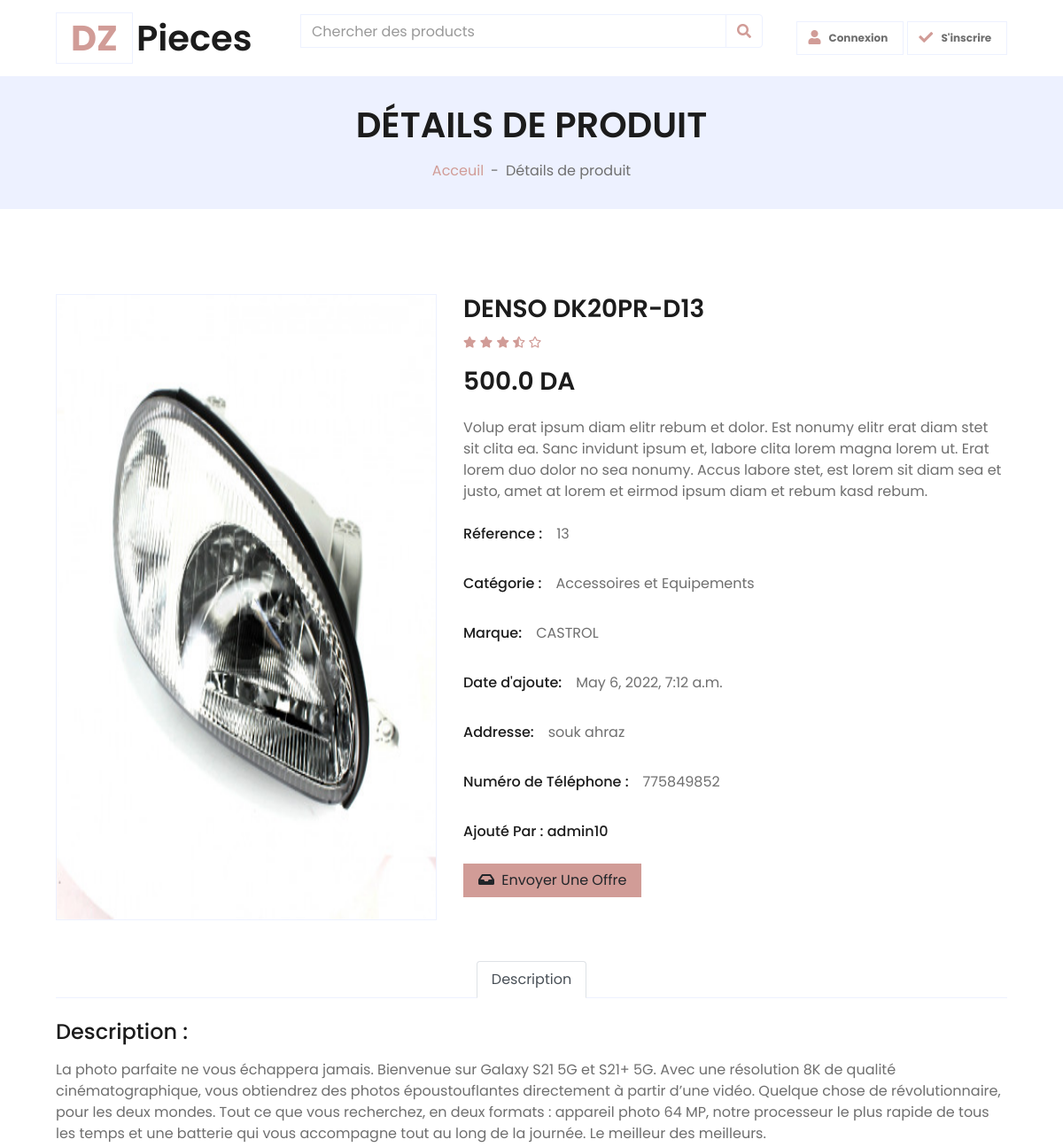
/product//13/ (upper part), run on an earlier commit of the app's database.
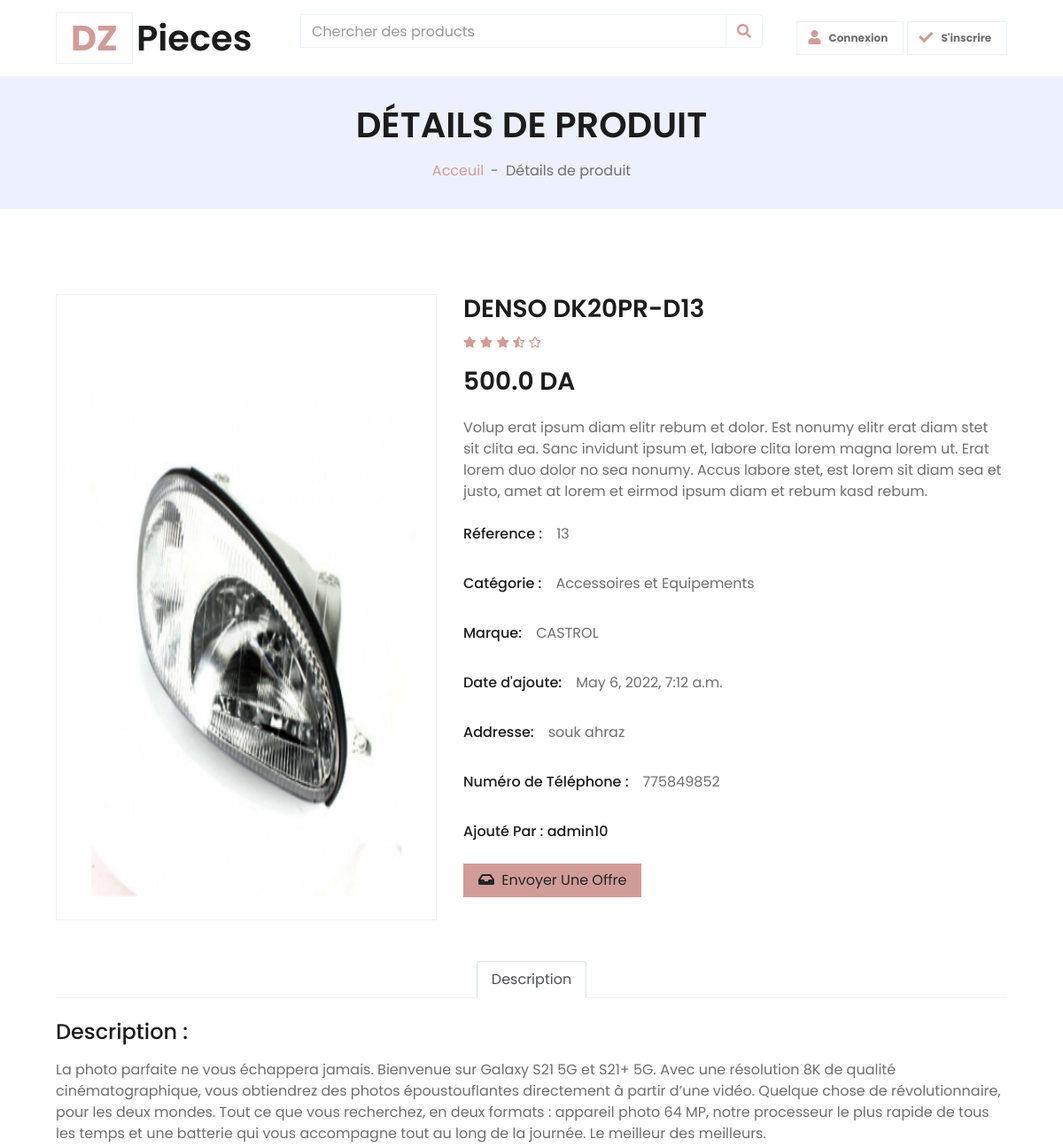
And on a later commit of the database.
### Shop/models.py (models this page shows, shortened)
class Product(models.Model):
    by = models.ForeignKey('auth.user', on_delete=models.SET_NULL, null=True, blank=True, )
    name = models.CharField(max_length=200 , null=True)
    catalog = models.ForeignKey(Catalogue,null=True, blank=True,related_name='catalog',on_delete=models.CASCADE)
    brand = models.ForeignKey(Brand,null=True, blank=True,related_name='brand',on_delete=models.CASCADE)
    price = models.FloatField()
    Product_details  = models.CharField(max_length=1000 , null=True)
    Téléphone = models.CharField(max_length=200 , null=True , blank=True)
    Addresse = models.CharField(max_length=200 , null=True , blank=True)
    created_at = models.DateTimeField(auto_now_add=True)
    image =models.ImageField(null=True, blank=True,upload_to='images/')
    @property
    def imageURL (self):
        try:
            url = self.image.url
        except :
            url =''
        return url

class Catalogue(models.Model):
    title = models.CharField(max_length=200, null=False)
    description = models.CharField(max_length=200)
    image =models.ImageField(null=True, blank=True)
    def __str__(self):
        return self.title

class Brand(models.Model):
    name = models.CharField(max_length=200, null=False)
    image = models.ImageField(null=False, blank=True)
    def __str__(self):
        return self.name

### Shop/views.py (the view)
# urls.py: path('product//<int:product_id>/', productdetail, name='productdetail'),
def productdetail(request,product_id):
    product = Product.objects.get(pk=product_id)
    brands = Brand.objects.all()
    context = {'brands' : brands,'product':product}
    return render(request, 'Shop/ProductDetail.html',context)

### Shop/templates/Shop/ProductDetail.html (shortened to what the changed rows need)
{% extends "Shop/Main.html" %}
{% block content %}
    <div class="container-fluid bg-secondary mb-5">
        <div class="d-flex flex-column align-items-center justify-content-center" style="min-height: 150px">
            <h1 class="font-weight-semi-bold text-uppercase mb-3">Détails de produit</h1>
        </div>
    </div>
    <div class="container-fluid py-5">
        <div class="row px-xl-5">
            <div class="col-lg-5 pb-5">
                <div id="product-carousel" class="carousel slide" data-ride="carousel">
                    <div class="carousel-inner border">
                        <div class="carousel-item active">
                            <img class="w-100 h-100" src="{{product.imageURL}}" alt="Image">
                        </div>
                    </div>
                </div>
            </div>
            <div class="col-lg-7 pb-5">
                <h3 class="font-weight-semi-bold"> {{product.name}}</h3>
                <div class="d-flex mb-3">
                    <div class="text-primary mr-2">
                    </div>
                </div>
                <h3 class="font-weight-semi-bold mb-4"> {{product.price}} DA</h3>
                <p class="mb-4">Volup erat ipsum diam elitr rebum et dolor. Est nonumy elitr erat diam stet sit clita ea. Sanc invidunt ipsum et, labore clita lorem magna lorem ut. Erat lorem duo dolor no sea nonumy. Accus labore stet, est lorem sit diam sea et justo,
                    amet at lorem et eirmod ipsum diam et rebum kasd rebum.</p>
                <div class="d-flex mb-3">
                    <p class="text-dark font-weight-medium mb-0 mr-3">Réference :<p> {{product.id}}</p></p>
                </div>
                <div class="d-flex mb-3">
                    <p class="text-dark font-weight-medium mb-0 mr-3">Catégorie :<p> {{product.catalog}}</p></p>
                </div>
                <div class="d-flex mb-3">
                    <p class="text-dark font-weight-medium mb-0 mr-3">Marque:  <p> {{product.brand}} <p> </p>
                </div>
                <div class="d-flex mb-3">
                    <p class="text-dark font-weight-medium mb-0 mr-3">Date d'ajoute: <p> {{product.created_at}} </p> </p>
                </div>
                <div class="d-flex mb-3">
                    <p class="text-dark font-weight-medium mb-0 mr-3">Addresse: <p> {{product.Addresse}} </p> </p>
                </div>
                 <div class="d-flex mb-3">
                    <p class="text-dark font-weight-medium mb-0 mr-3">Numéro de Téléphone : <p> {{product.Téléphone}} </p>  </p>
                </div>
                  <div class="d-flex mb-3">
                    <p class="text-dark font-weight-medium mb-0 mr-3">Ajouté Par : {{product.by}} </p>
                </div>
                <div class="d-flex align-items-center mb-4 pt-2">
                   <a href="{% url 'offredetail' product.id %}">  <button  class="btn btn-primary px-3"><i  class="fa fa-inbox mr-1"></i> Envoyer Une Offre </button> </a>
                </div>
            </div>
        </div>
        <div class="row px-xl-5">
            <div class="col">
                <div class="tab-content">
                    <div class="tab-pane fade show active" id="tab-pane-1">
                        <h4 class="mb-3">Description : </h4>
                        <p> {{product.Product_details}}</p>  </div>
                </div>
            </div>
        </div>
    </div>
{% endblock content %}

What changed in the data, as far as the page shows it:
changed Product "DENSO DK20PR-D13": imageURL: a different picture
